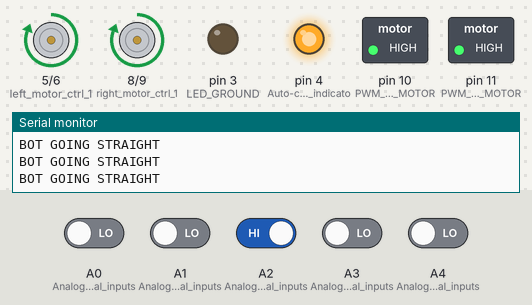
Recording of a sketch running on a simulated Arduino Uno, built with avr-gcc and run on an emulated ATmega328P. Shown: motor-driver pin pairs drawn as motors (green arrow = first pin HIGH = forward, orange = second pin HIGH = backward, longer = more drive), switched loads named in the sketch (green lamp = pin HIGH), output pins drawn as LEDs (lit = HIGH), the last lines printed to the serial monitor. The inputs (shaded band) are chosen by the test bench; at power-on: A2 (Analog_or_digital_inputs) HIGH, A0 (Analog_or_digital_inputs), A1 (Analog_or_digital_inputs), A3 (Analog_or_digital_inputs), A4 (Analog_or_digital_inputs) LOW.

Above: at 6.2 s.
6.3 s: A0 (Analog_or_digital_inputs) driven HIGH
At 6.6 s:
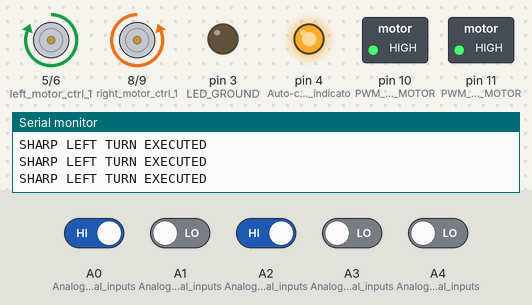
7.8 s: A3 (Analog_or_digital_inputs) driven HIGH
At 9.1 s:
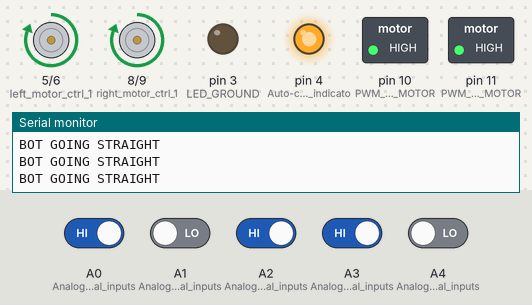
10.8 s: A0 (Analog_or_digital_inputs) driven LOW
At 11.3 s:
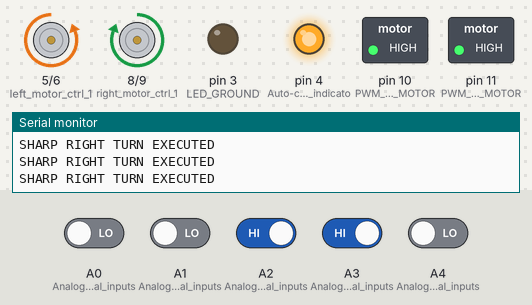
12.3 s: A2 (Analog_or_digital_inputs) driven LOW
At 12.8 s:
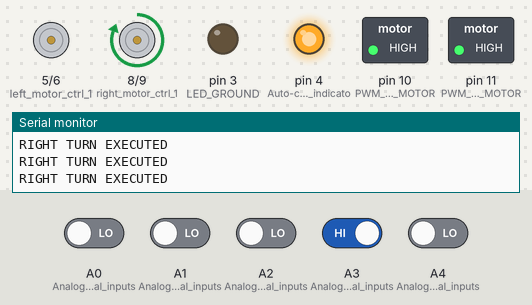
13.8 s: A1 (Analog_or_digital_inputs) driven HIGH
At 14.8 s:
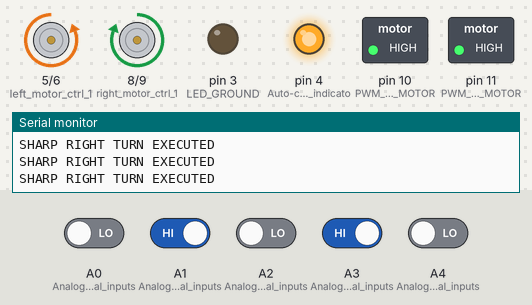
16.8 s: A4 (Analog_or_digital_inputs) driven HIGH
At 18.2 s:
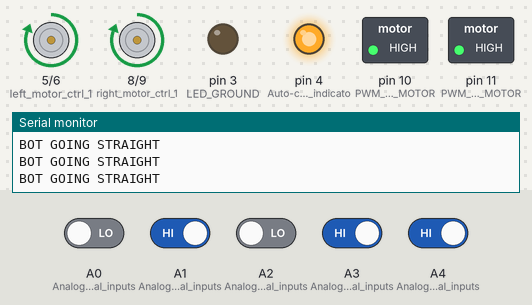
Timing chart, 0 to 19.8 s (numbered marks = the images above; inputs shaded):
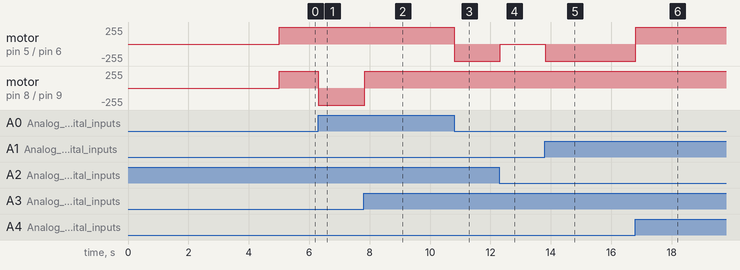

The sketch:

LFR.ino
```cpp
// BANG BANG CODE
/* Code has been tested practically on a real robot */

int LastTurn=-1,cli=-1;

void setup() {
  // put your setup code here, to run once:
  pinMode(10,OUTPUT); // PWM PIN FOR LEFT MOTOR
  pinMode(11,OUTPUT); // PWM PIN FOR RIGHT MOTOR
  pinMode(5,OUTPUT); // left motor ctrl 1
  pinMode(6,OUTPUT); // left motor ctrl 2
  pinMode(8,OUTPUT); // right motor ctrl 1
  pinMode(9,OUTPUT); // right motor ctrl 2
  pinMode(4,OUTPUT); // Auto-calibration indicator LED
  pinMode(3,OUTPUT); // LED GROUND
  pinMode(A0,INPUT); // Analog or digital inputs
  pinMode(A1,INPUT); // Analog or digital inputs
  pinMode(A2,INPUT); // Analog or digital inputs
  pinMode(A3,INPUT); // Analog or digital inputs
  pinMode(A4,INPUT); // Analog or digital inputs
  pinMode(A5,INPUT); // Analog or digital inputs
  digitalWrite(11,HIGH);
  digitalWrite(10,HIGH);

  /*Auto Calibration. To autocalibrate, place bot on the center of line, with middle sensor
  on it, wait for 5 seconds and wait for LED to glow to indicate calibration complete.*/

  for(int i=0;i<5;i++)
  {
    int in=digitalRead(A2);
    if(in==0)
      cli=0;
    else if(in==1)
      cli=1;
    delay(1000);
  }

  digitalWrite(4,HIGH);
  digitalWrite(3,LOW);
  Serial.println("Callibration complete");
  Serial.begin(9600); //Set baud rate
}


void drive(void)
{

  digitalWrite(5,HIGH);
  digitalWrite(6,LOW);
  digitalWrite(8,HIGH);
  digitalWrite(9,LOW);
  Serial.println("BOT GOING STRAIGHT");
}

void eleft(void)
{

  digitalWrite(8,LOW);
  digitalWrite(9,HIGH);
  digitalWrite(5,HIGH);
  digitalWrite(6,LOW);
  Serial.println("LEFT TURN EXECUTED");
  LastTurn=0;
}

void eright(void)
{
  digitalWrite(8,HIGH);
  digitalWrite(9,LOW);
  digitalWrite(5,LOW);
  digitalWrite(6,LOW);
  Serial.println("RIGHT TURN EXECUTED");
  LastTurn=1;
}

void sright(void)
{
  digitalWrite(8,HIGH);
  digitalWrite(9,LOW);
  digitalWrite(5,LOW);
  digitalWrite(6,HIGH);
  Serial.println("SHARP RIGHT TURN EXECUTED");
  LastTurn=1;
}

void sleft(void)
{
  digitalWrite(8,LOW);
  digitalWrite(9,HIGH);
  digitalWrite(5,HIGH);
  digitalWrite(6,LOW);
  Serial.println("SHARP LEFT TURN EXECUTED");
  delay(100);
  LastTurn=0;
}

int BCD_to_INT(int a, int b, int c, int d, int e, int cal)
{
  int sum=0;
  if(cal==0)
    sum=31-((16*a)+(8*b)+(4*c)+(2*d)+e);
  else if (cal==1)
    sum=((16*a)+(8*b)+(4*c)+(2*d)+e);
  return sum;
}


void loop() {

  int a,b,c,d,e,sum=0;
  a=digitalRead(A4);
  b=digitalRead(A3);
  c=digitalRead(A2);
  d=digitalRead(A1);
  e=digitalRead(A0);
  sum=BCD_to_INT(a,b,c,d,e,cli);

  switch(sum)
  {
    case 0:
    { /* to avoid overshooting*/
      if(LastTurn==0) sright();
      else if(LastTurn==1) sleft();
      break;
    }

    case 1: sleft(); break;
    case 2: eleft(); break;
    case 3: sleft(); break;
    case 4: drive(); break;
    case 5: sleft(); break;
    case 6: sleft(); break;
    case 7: sleft(); break;
    case 8: eright(); break;
    case 10: sright(); break;
    case 12: sright(); break;
    case 15: sleft(); break;
    case 16: sright(); break;
    case 20: sright(); break;
    case 24: sright(); break;
    case 28: sright(); break;
    case 30: sright(); break;
    case 31: sleft(); break; /* for default left. You can change to default right as per track */
    default: drive(); break;
  }

}
```

Measured:
- after the input at 6.3 s, motor on pin 8 (right_motor_ctrl_1) / pin 9 (right_motor_ctrl_2): forward 255/255 → backward 255/255 at once
- after the input at 7.8 s, motor on pin 8 (right_motor_ctrl_1) / pin 9 (right_motor_ctrl_2): backward 255/255 → forward 255/255 at once
- after the input at 10.8 s, motor on pin 5 (left_motor_ctrl_1) / pin 6 (left_motor_ctrl_2): forward 255/255 → backward 255/255 at once
- after the input at 12.3 s, motor on pin 5 (left_motor_ctrl_1) / pin 6 (left_motor_ctrl_2): backward 255/255 → stopped at once
- after the input at 13.8 s, motor on pin 5 (left_motor_ctrl_1) / pin 6 (left_motor_ctrl_2): stopped → backward 255/255 at once
- after the input at 16.8 s, motor on pin 5 (left_motor_ctrl_1) / pin 6 (left_motor_ctrl_2): backward 255/255 → forward 255/255 at once
